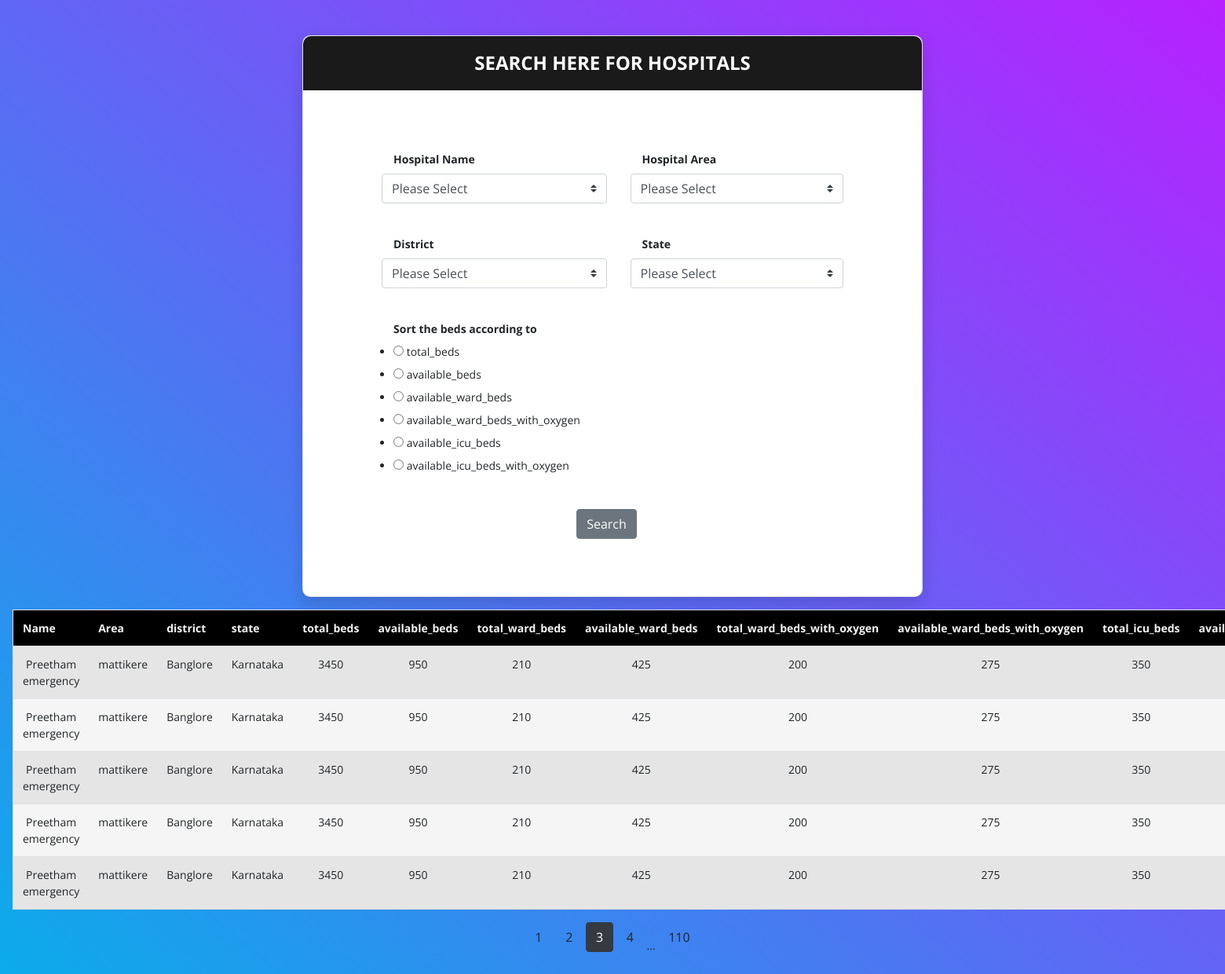
/?page=3, run on the app's committed database.
### models.py (models this page shows, shortened)
class Hospital(db.Model):
    id = db.Column(db.Integer, primary_key=True)
    name = db.Column(db.String(100), nullable=False)
    area = db.Column(db.String(100), nullable=False)
    district = db.Column(db.String(100), nullable=False)
    state = db.Column(db.String(100), nullable=False)
    total_beds = db.Column(db.Integer, nullable=False)
    available_beds = db.Column(db.Integer, nullable=False)
    total_ward_beds = db.Column(db.Integer, nullable=False)
    available_ward_beds = db.Column(db.Integer, nullable=False)
    total_ward_beds_with_oxygen = db.Column(db.Integer, nullable=False)
    available_ward_beds_with_oxygen = db.Column(db.Integer, nullable=False)
    total_icu_beds = db.Column(db.Integer, nullable=False)
    available_icu_beds = db.Column(db.Integer, nullable=False)
    total_icu_beds_with_oxygen = db.Column(db.Integer, nullable=False)
    available_icu_beds_with_oxygen = db.Column(db.Integer, nullable=False)
    beds = db.relationship('Bed', backref='hospital', lazy=True)

### app.py (the view, shortened to what this page needs)
@app.route('/', methods=['GET','POST'])
def index():
    name=False
    district=False
    state=False
    area=False
    beds= False
    form = InfoForm()
    page = request.args.get('page', 1, type=int)
    print('page: ', page)
    if request.method == 'GET':
        name = request.args.get('name')
        state = request.args.get('state')
        district = request.args.get('district')
        area = request.args.get('area')
        beds = request.args.get('beds')
    if form.validate_on_submit() and request.method == "POST":
        print('POST request')
    data = Hospital.query.order_by(Hospital.total_beds.desc()).paginate(per_page=5, page=page)
    if(name =='Please Select' and district =='Please Select' and state =='Please Select' and area =='Please Select'):
        if beds == 'total_beds':
            data = Hospital.query.order_by(Hospital.total_beds.desc()).paginate(per_page=5, page=page)
        elif beds== 'available_beds':
            data = Hospital.query.order_by(Hospital.available_beds.desc()).paginate(per_page=5, page=page)
        elif beds == 'available_ward_beds':
            data = Hospital.query.order_by(Hospital.available_ward_beds.desc()).paginate(per_page=5, page=page)
        elif beds == 'available_ward_beds_with_oxygen':
            data = Hospital.query.order_by(Hospital.available_ward_beds_with_oxygen.desc()).paginate(per_page=5, page=page)
        elif beds == 'available_icu_beds':
            data = Hospital.query.order_by(Hospital.available_icu_beds.desc()).paginate(per_page=5, page=page)
        elif beds == 'available_icu_beds_with_oxygen':
            data = Hospital.query.order_by(Hospital.available_icu_beds_with_oxygen.desc()).paginate(per_page=5, page=page)
    elif(name !=  'Please Select' and district !='Please Select' and state !='Please Select' and area !='Please Select'):
        if beds == 'total_beds':
            data = Hospital.query.filter_by(name=name, district=district, state=state, area=area).order_by(Hospital.total_beds.desc()).paginate(per_page=5, page=page)
        elif beds== 'available_beds':
            data = Hospital.query.filter_by(name=name, district=district, state=state, area=area).order_by(Hospital.available_beds).paginate(per_page=5, page=page)
        elif beds == 'available_ward_beds':
            data = Hospital.query.filter_by(name=name, district=district, state=state, area=area).order_by(Hospital.available_ward_beds.desc()).paginate(per_page=5, page=page)
        elif beds == 'available_ward_beds_with_oxygen':
            data = Hospital.query.filter_by(name=name, district=district, state=state, area=area).order_by(Hospital.available_ward_beds_with_oxygen.desc()).paginate(per_page=5, page=page)
        elif beds == 'available_icu_beds':
            data = Hospital.query.filter_by(name=name, district=district, state=state, area=area).order_by(Hospital.available_icu_beds.desc()).paginate(per_page=5, page=page)
        elif beds == 'available_icu_beds_with_oxygen':
            data = Hospital.query.filter_by(name=name, district=district, state=state, area=area).order_by(Hospital.available_icu_beds_with_oxygen.desc()).paginate(per_page=5, page=page)
    else:
        data = Hospital.query.order_by(Hospital.total_beds.desc()).paginate(per_page=5, page=page)
        print("Get Request")
    form.name.data = name
    form.district.data = district
    form.state.data = state
    form.area.data = area
    form.beds.data = beds
    return render_template('index.html', form=form, name=name, district=district, state=state, area=area, beds=beds, hospitals=data)

### forms.py
class InfoForm(FlaskForm):
    name = SelectField('Name', choices=[('Please Select','Please Select'),('Preetham emergency','Preetham emergency'),('Nandan clinic','Nandan clinic'),('Siddarth multispeciality','Siddarth multispeciality'),('Father Muller Hospital','Father Muller Hospital')])
    district = SelectField('District: ', choices=[('Please Select','Please Select'),('D.K','D.K'),('Banglore','Banglore')])
    state = SelectField('State: ', choices=[('Please Select','Please Select'),('Andra','Andra'),('Karnataka','Karnataka')])
    area = SelectField('Area: ', choices=[('Please Select','Please Select'),('badyar','badyar'),('mattikere','mattikere')])
    beds = RadioField('Sort bed results by ',[validators.Required()], choices=[('total_beds','total_beds'),('available_beds','available_beds'),('available_ward_beds','available_ward_beds'),('available_ward_beds_with_oxygen','available_ward_beds_with_oxygen'),('available_icu_beds','available_icu_beds'),('available_icu_beds_with_oxygen','available_icu_beds_with_oxygen')], default='total_beds')
    submit = SubmitField('Search')

### templates/index.html (shortened to what this page needs)
<!DOCTYPE html>
<html lang="en">
<head>
    <link rel="stylesheet" href="https://stackpath.bootstrapcdn.com/bootstrap/4.3.1/css/bootstrap.min.css">
	    <link href="https://unpkg.com/aos@2.3.1/dist/aos.css" rel="stylesheet">
        <link rel="stylesheet" href="https://cdnjs.cloudflare.com/ajax/libs/select2/4.0.13/css/select2.min.css" />
    <link rel="stylesheet" href="https://cdn.jsdelivr.net/npm/material-design-icons-iconfont@6.1.0/dist/material-design-icons.min.css">
    <link rel="stylesheet" href="https://stackpath.bootstrapcdn.com/font-awesome/4.7.0/css/font-awesome.min.css">
    <link href="static/main.css" rel="stylesheet" media="all">
</head>
<body>
<div id="wrapper">
    <div class="page-wrapper bg-gra-03 p-t-45 p-b-50">
        <div class="wrapper wrapper--w790">
            <div class="card card-5">
                <div class="card-heading">
                    <h2 class="title">Search Here for Hospitals</h2>
                </div>
                <div class="card-body">
                    <div style="padding-left: 0px;" class="container">
                            <div class="col-md-12">
                                <form href="/" method="POST">
                                    <div class="row">
                                        <div style="padding-left: 0px;" class="col-sm-6">
                                            <div style="margin-top: 25px;" class="form-group">
                                                <label for="na" style="margin-left: 30px;" class="form-label "><b>Hospital Name</b></label>
                                                <span class = "col-sm-4">
                                                    {{ form.name(id="na",class="custom-select selectFilter") }}
                                                </span>
                                            </div>
                                        </div>
                                        <div class="col-sm-6">
                                            <div style="margin-top: 25px;" class="form-group">
                                                <label for="area" style="margin-left: 30px;" class="form-label "><b>Hospital Area</b></label>
                                                <span class = "col-sm-4">
                                                    {{ form.area(id="area",class="custom-select selectFilter")}}
                                                </span>
                                            </div>
                                        </div>
                                        <div style="padding-left: 0px;" class="col-sm-6">
                                            <div style="margin-top: 25px;" class="form-group">
                                                <label for="district" style="margin-left: 30px;" class="form-label "><b>District</b></label>
                                                <span class = "col-sm-4">
                                                    {{ form.district(id="district",class="custom-select selectFilter")}}
                                                </span>
                                            </div>
                                        </div>
                                        <div class="col-sm-6">
                                            <div style="margin-top: 25px;" class="form-group">
                                                <label for="state" style="margin-left: 30px;" class="form-label "><b>State</b></label>
                                                <span class = "col-sm-4">
                                                    {{ form.state(id="state",class="custom-select selectFilter")}}
                                                </span>
                                            </div>
                                        </div>
                                    </div>
                                    <div class="col-sm-6">
                                        <div style="margin-top: 25px;" class="form-group">
                                            <label class="form-label "><b>Sort the beds according to</b></label>
                                            <span class = "col-sm-4">
                                                    {{ form.beds(class="radio") }}
                                            </span>
                                        </div>
                                    </div>
                                    <div style="text-align: center;">
                                        {{form.submit(class="btn btn-secondary")}}
                                    </div>
                                </form>
                            </div>
                        </div>
                    </div>
                </div>
            </div>
        <table class="table">
            <tr  class="table__header">
                <th class="table__cell">Name</th>
                <th class="table__cell">Area</th>
                <th class="table__cell">district</th>
                <th class="table__cell">state</th>
                <th class="table__cell">total_beds</th>
                <th class="table__cell">available_beds</th>
                <th class="table__cell">total_ward_beds</th>
                <th class="table__cell">available_ward_beds</th>
                <th class="table__cell">total_ward_beds_with_oxygen</th>
                <th class="table__cell">available_ward_beds_with_oxygen</th>
                <th class="table__cell">total_icu_beds</th>
                <th class="table__cell">available_icu_beds</th>
            </tr>
            {% for row in hospitals.items %}
            <tr style="text-align: center;" class="table__row">
                <td class="table__cell">{{row.name}}</td>
                <td class="table__cell">{{row.area}}</td>
                <td class="table__cell">{{row.district}}</td>
                <td class="table__cell">{{row.state}}</td>
                <td class="table__cell">{{row.total_beds}}</td>
                <td class="table__cell">{{row.available_beds}}</td>
                <td class="table__cell">{{row.total_ward_beds}}</td>
                <td class="table__cell">{{row.available_ward_beds}}</td>
                <td class="table__cell">{{row.total_ward_beds_with_oxygen}}</td>
                <td class="table__cell">{{row.available_ward_beds_with_oxygen}}</td>
                <td class="table__cell">{{row.total_icu_beds}}</td>
                <td class="table__cell">{{row.available_icu_beds}}</td>
            </tr>
            {% endfor %}
        </table>
        <div style="text-align: center;">
        {% for page_num in hospitals.iter_pages(left_edge=1, right_edge=1, left_current=1, right_current=2) %}
            {% if page_num %}
                {% if hospitals.page == page_num  %}
                    <a  class="btn btn-dark mb-4" href="{{url_for('index', page=page_num, name=name, district=district, state=state, area=area, beds=beds) }}">{{ page_num }}</a>
                {% else %}
                    <a  class="btn btn-outline dark mb-4" href="{{ url_for('index', page=page_num, name=name, district=district, state=state, area=area, beds=beds) }}">{{ page_num }}</a>
                {% endif %}
            {% else %}
            ...
            {% endif %}
        {% endfor %}
            </div>
</div>
</div>
</body>
</html>

### static/main.css (style rules this page uses)
body, h1, h2, h3, h4, h5, h6, blockquote, p, pre, dl, dd, ol, ul, figure, hr, fieldset, legend { margin: 0; padding: 0; }
body { font-family: "Open Sans", "Arial", "Helvetica Neue", sans-serif; font-weight: 400; font-size: 14px; background: #5751aa; }
h1, h2, h3, h4, h5, h6 { font-weight: 400; }
h2 { font-size: 30px; }
.bg-gra-03 { background: -webkit-gradient(linear, left bottom, right top, from(#08aeea), to(#b721ff)); background: -webkit-linear-gradient(bottom left, #08aeea 0%, #b721ff 100%); background: -moz-linear-gradient(bottom left, #08aeea 0%, #b721ff 100%); background: -o-linear-gradient(bottom left, #08aeea 0%, #b721ff 100%); background: linear-gradient(to top right, #08aeea 0%, #b721ff 100%); }
.p-t-45 { padding-top: 45px; }
.p-b-50 { padding-bottom: 50px; }
.wrapper { margin: 0 auto; }
.wrapper--w790 { max-width: 790px; }
.title { font-size: 24px; text-transform: uppercase; font-weight: 700; text-align: center; color: #fff; }
.card { -webkit-border-radius: 3px; -moz-border-radius: 3px; border-radius: 3px; background: #fff; }
.card-5 { background: #fff; -webkit-border-radius: 10px; -moz-border-radius: 10px; border-radius: 10px; -webkit-box-shadow: 0px 8px 20px 0px rgba(0, 0, 0, 0.15); -moz-box-shadow: 0px 8px 20px 0px rgba(0, 0, 0, 0.15); box-shadow: 0px 8px 20px 0px rgba(0, 0, 0, 0.15); }
.card-5 .card-heading { padding: 20px 0; background: #1a1a1a; -webkit-border-top-left-radius: 10px; -moz-border-radius-topleft: 10px; border-top-left-radius: 10px; -webkit-border-top-right-radius: 10px; -moz-border-radius-topright: 10px; border-top-right-radius: 10px; }
.card-5 .card-body { padding: 52px 85px; padding-bottom: 73px; }
.table { border-collapse: collapse; border-spacing: 0; margin: 1rem; background-color: #f5f5f5; width: 100%; border:1px solid #ddd; }
tr:nth-child(even) { background-color: #f2f2f2; }
.table__row:nth-child(even) { background-color: #e5e5e5; }
.table__header { text-align: left; }
.table__cell { padding: 8px; }
.table__header { color: #f5f5f5; background-color: black; border: blanchedalmond; }

### data on the page
Hospital: name "Preetham emergency", area "mattikere", district "Banglore", state "Karnataka", total_beds "3450", available_beds "950", total_ward_beds "210", available_ward_beds "425", total_ward_beds_with_oxygen "200", available_ward_beds_with_oxygen "275", total_icu_beds "350"
Hospital: name "Preetham emergency", area "mattikere", district "Banglore", state "Karnataka", total_beds "3450", available_beds "950", total_ward_beds "210", available_ward_beds "425", total_ward_beds_with_oxygen "200", available_ward_beds_with_oxygen "275", total_icu_beds "350"
Hospital: name "Preetham emergency", area "mattikere", district "Banglore", state "Karnataka", total_beds "3450", available_beds "950", total_ward_beds "210", available_ward_beds "425", total_ward_beds_with_oxygen "200", available_ward_beds_with_oxygen "275", total_icu_beds "350"
Hospital: name "Preetham emergency", area "mattikere", district "Banglore", state "Karnataka", total_beds "3450", available_beds "950", total_ward_beds "210", available_ward_beds "425", total_ward_beds_with_oxygen "200", available_ward_beds_with_oxygen "275", total_icu_beds "350"
Hospital: name "Preetham emergency", area "mattikere", district "Banglore", state "Karnataka", total_beds "3450", available_beds "950", total_ward_beds "210", available_ward_beds "425", total_ward_beds_with_oxygen "200", available_ward_beds_with_oxygen "275", total_icu_beds "350"

### other printed values
{{ page_num }} "1" "2" "4" "110"
{{ page_num }} "3"
